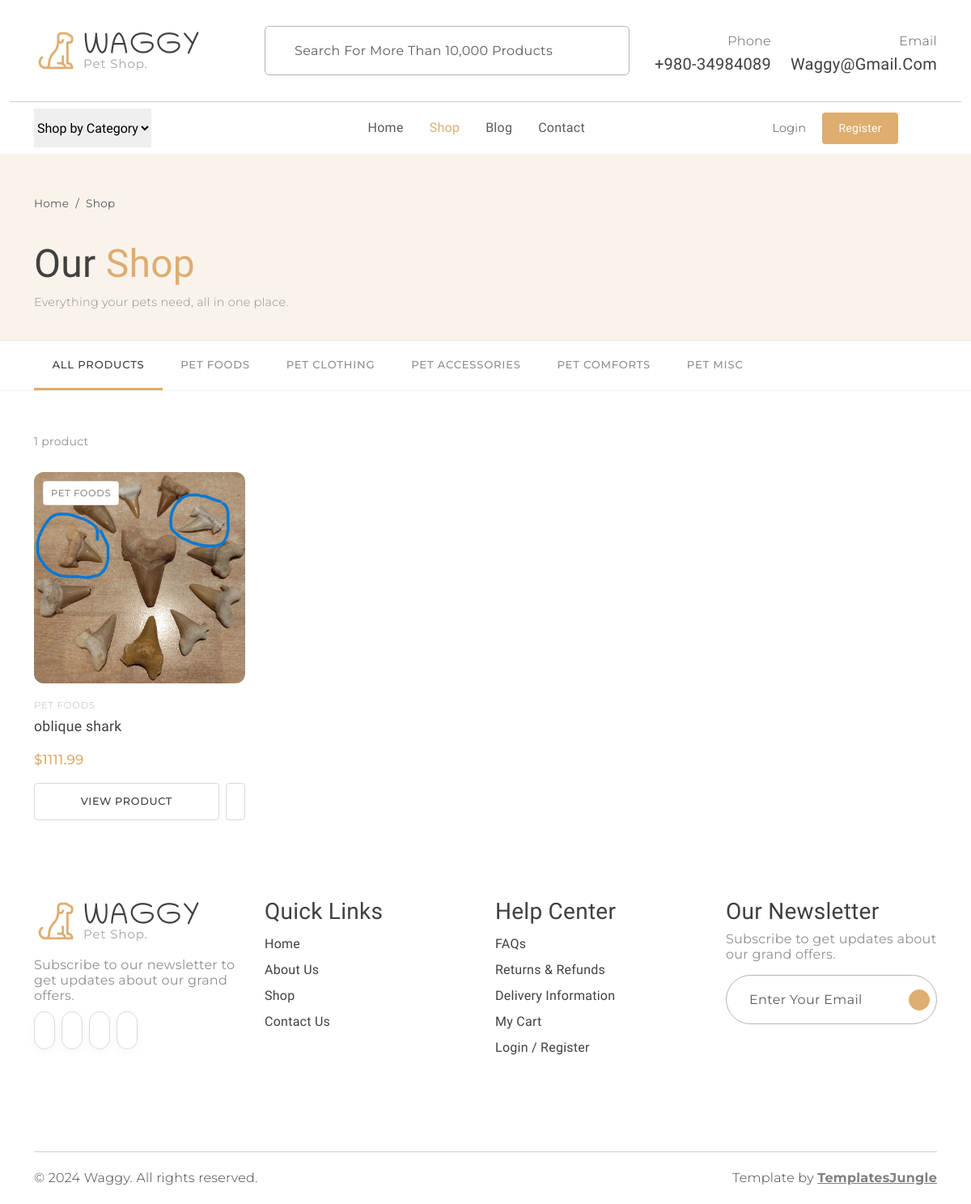
The app's page /shop/ with its own data.
### models.py (models this page shows, shortened)
class Product(db.Model):
    __tablename__ = "products"
    id                   = db.Column(db.Integer,     primary_key=True)
    name                 = db.Column(db.String(120), nullable=False)
    slug                 = db.Column(db.String(160), unique=True, nullable=True, index=True)
    category             = db.Column(db.String(30),  nullable=False, default="misc")
    description          = db.Column(db.Text,        nullable=False, default="")
    extended_description = db.Column(db.Text,        nullable=False, default="")
    image_filename       = db.Column(db.String(256), nullable=True)
    price                = db.Column(db.Float,       nullable=False, default=0.0)
    is_active            = db.Column(db.Boolean,     nullable=False, default=True)
    stock                = db.Column(db.Integer,     nullable=False, default=0)
    created_at           = db.Column(db.DateTime,    nullable=False, default=datetime.utcnow)
    updated_at           = db.Column(db.DateTime,    nullable=False, default=datetime.utcnow,
                                     onupdate=datetime.utcnow)
    @property
    def category_label(self) -> str:
        return PRODUCT_CATEGORIES.get(self.category, self.category.capitalize())
    @property
    def image_url(self) -> str:
        if self.image_filename:
            return f"images/products/{self.image_filename}"
        return "images/item1.jpg"

### shop.py (the view)
@shop_bp.route("/")
def index():
    category = request.args.get("category", "all")
    q = Product.query.filter_by(is_active=True)
    if category and category != "all":
        q = q.filter_by(category=category)
    products = q.order_by(Product.created_at.desc()).all()
    return render_template(
        "shop/index.html",
        products=products,
        categories=PRODUCT_CATEGORIES,
        active_category=category,
    )

### templates/shop/index.html (shortened to what this page needs)
{% extends "base.html" %}
{% block content %}
<div class="shop-hero">
  <div class="container">
    <nav aria-label="breadcrumb" class="mb-2">
      <ol class="breadcrumb mb-0">
        <li class="breadcrumb-item"><a href="{{ url_for('main.index') }}" class="text-muted text-decoration-none">Home</a></li>
        <li class="breadcrumb-item active text-muted">Shop</li>
      </ol>
    </nav>
    <h1 class="fw-normal">Our <span class="text-primary">Shop</span></h1>
    <p class="secondary-font mb-0" style="color:#908F8D; font-size:0.9rem;">
      Everything your pets need, all in one place.
    </p>
  </div>
</div>
<div class="category-bar">
  <div class="container">
    <div class="inner">
      <a href="{{ url_for('shop.index') }}"
         class="cat-btn {% if active_category == 'all' %}active{% endif %}">
        All Products
      </a>
      {% for key, label in categories.items() %}
        <a href="{{ url_for('shop.index', category=key) }}"
           class="cat-btn {% if active_category == key %}active{% endif %}">
          {{ label }}
        </a>
      {% endfor %}
    </div>
  </div>
</div>
<div class="container my-5">
  <div class="results-bar">
    <span class="results-count">
      {% if products %}
        {{ products | length }} product{{ 's' if products | length != 1 }}
      {% else %}
        No products found
      {% endif %}
    </span>
  </div>
  {% if products %}
    <div class="row row-cols-2 row-cols-md-3 row-cols-lg-4 g-4">
      {% for product in products %}
        <div class="col">
          <div class="product-card">
            <div class="product-card__img-wrap">
              <a href="{{ url_for('shop.product_detail', slug=product.slug) }}">
                <img
                  src="{{ url_for('static', filename=product.image_url) }}"
                  alt="{{ product.name }}"
                  onerror="this.src='{{ url_for('static', filename='images/item1.jpg') }}'"
                >
              </a>
              <span class="product-card__badge">{{ product.category_label }}</span>
            </div>
            <div class="product-card__body">
              <div class="product-card__cat">{{ product.category_label }}</div>
              <a href="{{ url_for('shop.product_detail', slug=product.slug) }}"
                 class="product-card__name">
                {{ product.name }}
              </a>
              <div class="product-card__price">${{ "%.2f" | format(product.price) }}</div>
              <div class="product-card__actions">
                <a href="{{ url_for('shop.product_detail', slug=product.slug) }}"
                   class="btn-add-cart">View Product</a>
                <a href="#" class="btn-wishlist-sm" title="Add to wishlist">
                </a>
              </div>
            </div>
          </div>
        </div>
      {% endfor %}
    </div>
  {% endif %}
</div>
{% endblock %}

### static/style.css (style rules this page uses)
:root { --header-height: 160px; --header-height-min: 80px; }
:root { --accent-color: #DEAD6F; --dark-color: #222222; --light-dark-color: #727272; --light-color: #fff; --grey-color: #dbdbdb; --light-grey-color: #fafafa; --primary-color: #6995B1; --light-primary-color: #eef1f3; }
:root { --body-font: 'Chilanka', cursive; --heading-font: 'Chilanka', cursive; --secondary-font: 'Montserrat', sans-serif; }
body { --bs-link-color: #333; --bs-link-hover-color: #333; --bs-link-color-rgb: 40, 40, 40; --bs-link-hover-color-rgb: 0, 0, 0; --bs-light-rgb: 248, 248, 248; --bs-font-sans-serif: 'Chilanka', cursive; --bs-body-font-family: var(--bs-font-sans-serif); --bs-body-font-size: 1rem; --bs-body-font-weight: 400; --bs-body-line-height: 2; --bs-body-color: #41403E; --bs-primary: #DEAD6F; --bs-primary-rgb: 222, 173, 111; --bs-primary-bg-subtle: #FFF9EB; --bs-border-color: #F7F7F7; --bs-secondary-rgb: 230, 243, 251; --bs-success-rgb: 238, 245, 228; --bs-danger-rgb: 249, 235, 231; --bs-warning-rgb: 255, 249, 235; --bs-info-rgb: 230, 243, 250; }
body { letter-spacing: 0.01625rem; }
h1, h2, h3, h4, h5, h6 { font-family: var(--heading-font); color: var(--bs-body-color); font-weight: 400; text-transform: capitalize; }
a { text-decoration: none; }
.secondary-font { font-family: var(--secondary-font); font-weight: 300; }

### templates/shop/index.html (style rules this page uses)
.shop-hero { background: #F9F3EC; padding: 3rem 0 2rem; border-bottom: 1px solid rgba(65,64,62,0.08); }
.shop-hero h1 { font-size: clamp(2rem,4vw,3rem); margin-bottom: 0.25rem; }
.shop-hero .breadcrumb { font-family: var(--secondary-font); font-size: 0.85rem; }
.category-bar { background: #fff; border-bottom: 1px solid rgba(65,64,62,0.08); padding: 0; position: sticky; top: 0; z-index: 99; }
.category-bar .inner { display: flex; align-items: stretch; gap: 0; overflow-x: auto; scrollbar-width: none; }
.cat-btn { display: block; padding: 1rem 1.4rem; font-family: var(--secondary-font); font-size: 0.82rem; font-weight: 500; letter-spacing: 0.06em; text-transform: uppercase; color: #908F8D; text-decoration: none; border-bottom: 3px solid transparent; white-space: nowrap; transition: color 0.2s, border-color 0.2s; }
.cat-btn.active { color: var(--bs-body-color); border-bottom-color: #DEAD6F; }
.results-bar { display: flex; align-items: center; justify-content: space-between; flex-wrap: wrap; gap: 0.5rem; margin: 2rem 0 1.5rem; }
.results-count { font-family: var(--secondary-font); font-size: 0.875rem; color: #908F8D; }
.product-card { background: transparent; border: none; display: flex; flex-direction: column; height: 100%; }
.product-card__img-wrap { position: relative; border-radius: 0.75rem; overflow: hidden; background: #f5f5f5; aspect-ratio: 1 / 1; }
.product-card__img-wrap img { width: 100%; height: 100%; object-fit: cover; transition: transform 0.4s ease; }
.product-card__badge { position: absolute; top: 0.7rem; left: 0.7rem; z-index: 1; background: #fff; border: 1px solid rgba(65,64,62,0.15); border-radius: 0.25rem; padding: 0.15rem 0.55rem; font-family: var(--secondary-font); font-size: 0.72rem; font-weight: 500; letter-spacing: 0.05em; color: #908F8D; text-transform: uppercase; }
.product-card__body { padding: 1rem 0 0; flex: 1; display: flex; flex-direction: column; }
.product-card__cat { font-family: var(--secondary-font); font-size: 0.72rem; letter-spacing: 0.07em; text-transform: uppercase; color: #CACACA; margin-bottom: 0.2rem; }
.product-card__name { font-size: 1.1rem; font-weight: 400; margin: 0 0 0.3rem; color: var(--bs-body-color); text-decoration: none; display: block; line-height: 1.3; }
.product-card__price { font-family: var(--secondary-font); font-size: 1.05rem; font-weight: 500; color: #DEAD6F; margin: auto 0 0.75rem; padding-top: 0.5rem; }
.product-card__actions { display: flex; gap: 0.5rem; flex-wrap: wrap; }
.btn-add-cart { flex: 1; border: 1px solid rgba(65,64,62,0.20); border-radius: 0.25rem; background: transparent; font-family: var(--secondary-font); font-size: 0.8rem; font-weight: 500; text-transform: uppercase; letter-spacing: 0.05em; padding: 0.55rem 0.75rem; cursor: pointer; transition: all 0.2s; color: var(--bs-body-color); text-decoration: none; text-align: center; }
.btn-wishlist-sm { border: 1px solid rgba(65,64,62,0.20); border-radius: 0.25rem; background: transparent; padding: 0.55rem 0.7rem; cursor: pointer; transition: all 0.2s; display: flex; align-items: center; justify-content: center; color: #908F8D; text-decoration: none; }

### records on screen
Product: image_filename (picture), category_label "PET FOODS", name "oblique shark", price "1111.99"

### other values on screen
{{ label }} "PET FOODS" "PET CLOTHING" "PET ACCESSORIES" "PET COMFORTS" "PET MISC"
{{ products | length }} "1"
